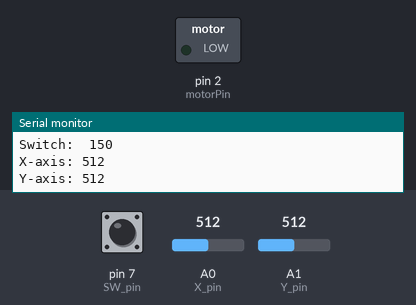
Bench run of a sketch on a simulated Arduino Uno, built with avr-gcc and run on an emulated ATmega328P. Shown: switched loads named in the sketch (green lamp = pin HIGH), the last lines printed to the serial monitor. The inputs (shaded band) are chosen by the test bench; at power-on: A0 (X_pin) = 512, A1 (Y_pin) = 512, pin 7 (SW_pin) HIGH.

Above: at 1.2 s.
1.3 s: A0 (X_pin) set to 110
4.3 s: A0 (X_pin) set to 95
At 5.5 s:
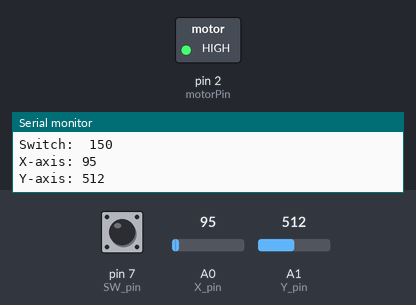
5.8 s: A1 (Y_pin) set to 110
7.3 s: A1 (Y_pin) set to 92
Timing chart, 0 to 10.3 s (numbered marks = the images above; inputs shaded):
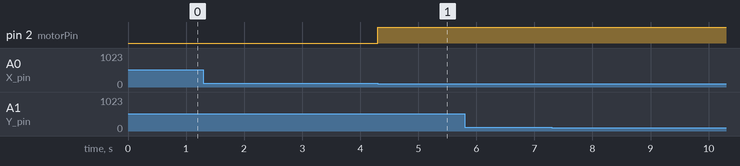

Measured:
- the behaviour switches between 100 and 99 on A0 (X_pin) (found by bisection; images 0 and 1)
- after the input at 4.3 s, pin 2 (motorPin): LOW → HIGH at once

The sketch:

Joystick_SpeedControlFan.ino
```cpp
const int SW_pin = 7; // digital pin 2 connected to SW of Joystick Module
const int X_pin = A0; // analog pin A0 connected to VRx of Joystick module
const int Y_pin = A1; // analog pin A1 connected to VRy of Joystick module

int motorPin = 2;
int inPin4 = 4;
int inPin3 = 3;
int motorSpeed = 150;

void setup() {
  pinMode(SW_pin, INPUT);
  digitalWrite(SW_pin, HIGH);
  Serial.begin(9600);

}

void loop() {
  Serial.print("Switch:  ");
  Serial.print(motorSpeed);
  Serial.print("\n");
  Serial.print("X-axis: ");
  Serial.print(analogRead(X_pin));
  Serial.print("\n");
  Serial.print("Y-axis: ");
  Serial.println(analogRead(Y_pin));
  Serial.print("\n\n");
//  delay(500);

if(analogRead(X_pin)==500 &&analogRead(Y_pin)<=470){
  digitalWrite(inPin4, LOW);
      digitalWrite(inPin3, LOW);
//      motorSpeed = 200; // adjust this value as needed
      analogWrite(motorPin, motorSpeed);
}


else if(analogRead(X_pin)<100){
  digitalWrite(inPin4, LOW);
      digitalWrite(inPin3, HIGH);
//      motorSpeed = 200; // adjust this value as needed
      analogWrite(motorPin, motorSpeed);
}
else if(analogRead(X_pin) > 900){
  digitalWrite(inPin4, HIGH);
      digitalWrite(inPin3, LOW);
//      motorSpeed = 250;
      analogWrite(motorPin, motorSpeed);
}
if(digitalRead(SW_pin) == 0){
  motorSpeed=motorSpeed+10;
}


}
```
